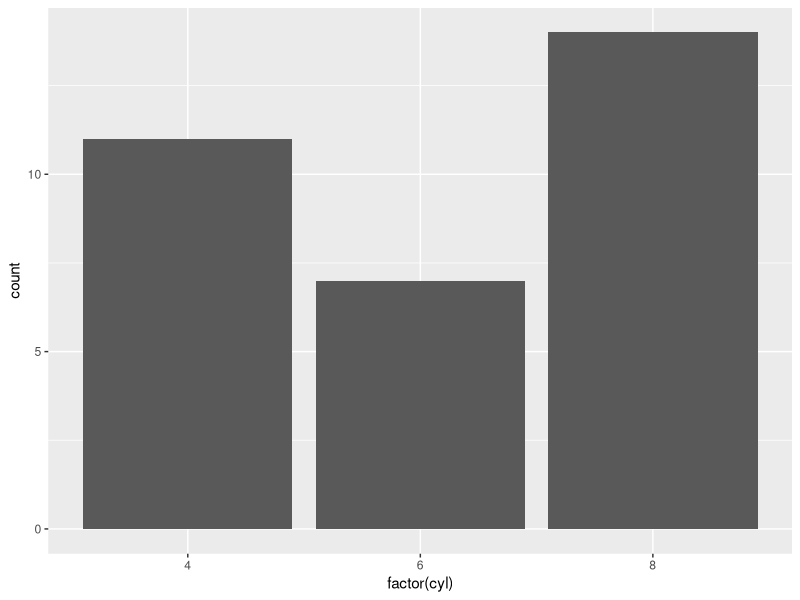
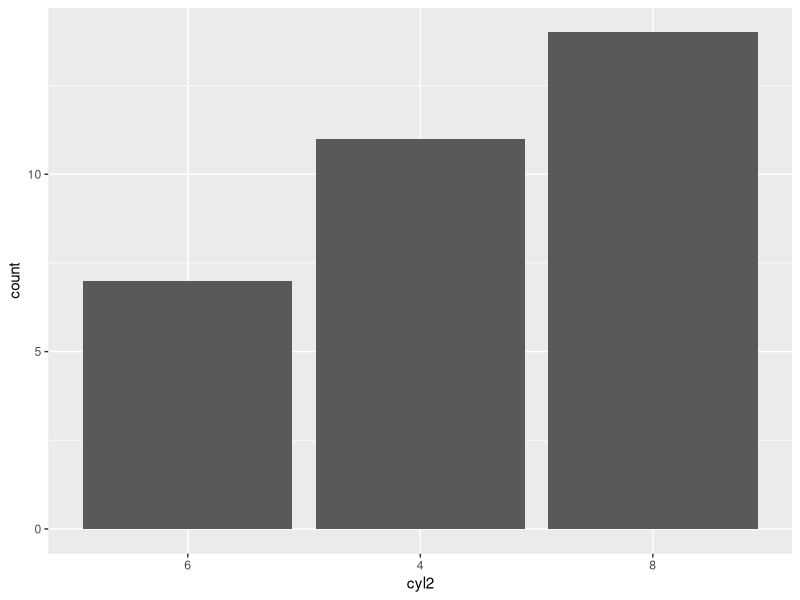
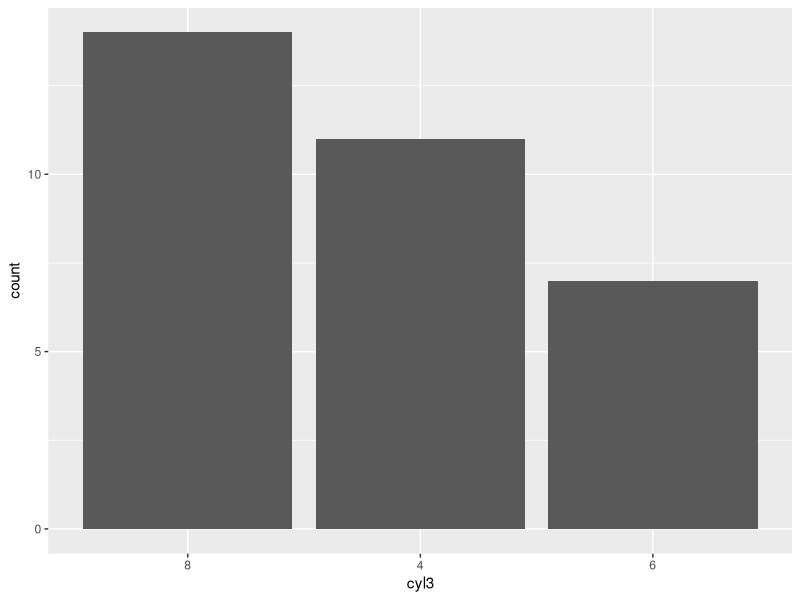

The R source for these figures, in order:
library(ggplot2)
# Automatic levels
mtcars
ggplot(mtcars, aes(factor(cyl))) + geom_bar()  


# Manual levels
cyl_table <- table(mtcars$cyl)
cyl_levels <- names(cyl_table)[order(cyl_table)]
mtcars$cyl2 <- factor(mtcars$cyl, levels = cyl_levels)
# Just to be clear, the above line is no different than:
# mtcars$cyl2 <- factor(mtcars$cyl, levels = c("6","4","8"))
# You can manually set the levels in whatever order you please. 
ggplot(mtcars, aes(cyl2)) + geom_bar()


mtcars$cyl3 <- with(mtcars, reorder(cyl, cyl, function(x) -length(x)))
ggplot(mtcars, aes(cyl3)) + geom_bar()